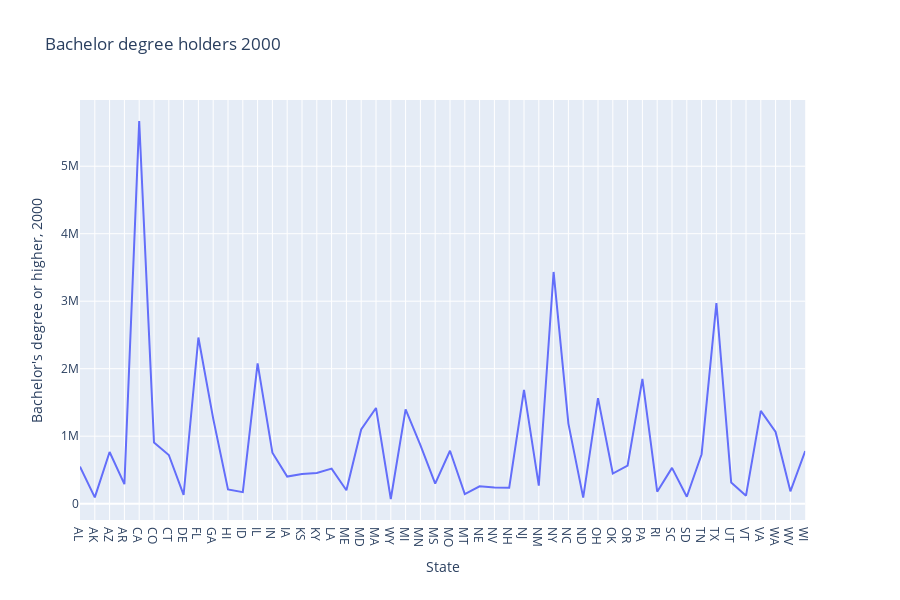

Notebook code for this chart:
### Code cell
graph_2000 = px.line(states_data_frame, x = 'State', y = "Bachelor's degree or higher, 2000", title='Bachelor degree holders 2000')
graph_2000.show()

### Figure 1 — Plotly figure (JSON) as saved in the notebook; plotly's stock layout.template omitted (floating-point values rounded to 4 significant figures)
{"data": [{"hoverlabel": {"namelength": 0}, "hovertemplate": "State=%{x}<br>Bachelor's degree or higher, 2000=%{y}", "legendgroup": "", "line": {"color": "#636efa", "dash": "solid"}, "mode": "lines", "name": "", "showlegend": false, "type": "scatter", "x": ["AL", "AK", "AZ", "AR", "CA", "CO", "CT", "DE", "FL", "GA", "HI", "ID", "IL", "IN", "IA", "KS", "KY", "LA", "ME", "MD", "MA", "WY", "MI", "MN", "MS", "MO", "MT", "NE", "NV", "NH", "NJ", "NM", "NY", "NC", "ND", "OH", "OK", "OR", "PA", "RI", "SC", "SD", "TN", "TX", "UT", "VT", "VA", "WA", "WV", "WI"], "xaxis": "x", "y": [549608, 93807, 766212, 288428, 5669966, 907755, 720994, 128917, 2462328, 1260178, 210041, 170615, 2078049, 755613, 402090, 438978, 453469, 519778, 198960, 1099360, 1418295, 69162, 1396259, 868082, 297091, 784476, 142961, 258140, 237875, 236104, 1684861, 266149, 3433212, 1186713, 89843, 1563532, 446771, 564566, 1847631, 177817, 530055, 102012, 732688, 2972293, 312963, 119025, 1374988, 1061425, 182960, 779273], "yaxis": "y"}], "layout": {"height": 600, "legend": {"tracegroupgap": 0}, "title": {"text": "Bachelor degree holders 2000"}, "xaxis": {"anchor": "y", "domain": [0, 0.98], "title": {"text": "State"}}, "yaxis": {"anchor": "x", "domain": [0, 1], "title": {"text": "Bachelor's degree or higher, 2000"}}}}
